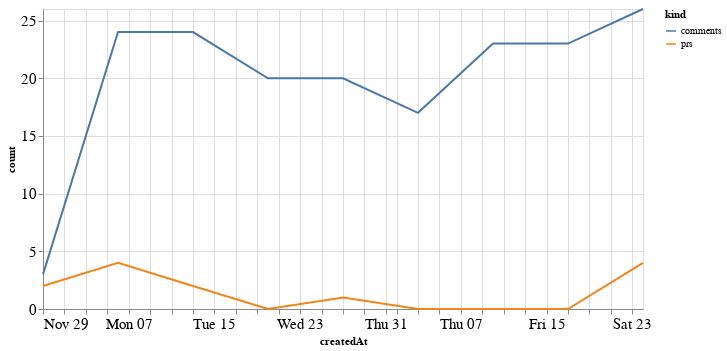

This figure's notebook cell:
### Code cell
alt.Chart(total_time, width=600).mark_line().encode(
    x='createdAt',
    y='count',
    color='kind'
)

### Figure 1 — Vega-Lite specification as saved in the notebook (floating-point values rounded to 4 significant figures)
{"config": {"axisLeft": {"labelFontSize": 15}, "axisBottom": {"labelFontSize": 15}}, "data": {"name": "data-c154631ae26e70643fc4542603a8a1a4"}, "mark": "line", "encoding": {"color": {"type": "nominal", "field": "kind"}, "x": {"type": "temporal", "field": "createdAt"}, "y": {"type": "quantitative", "field": "count"}}, "width": 600, "$schema": "https://vega.github.io/schema/vega-lite/v4.8.1.json", "datasets": {"data-c154631ae26e70643fc4542603a8a1a4": [{"createdAt": "2020-11-29T00:00:00", "kind": "prs", "count": 2}, {"createdAt": "2020-12-06T00:00:00", "kind": "prs", "count": 4}, {"createdAt": "2020-12-13T00:00:00", "kind": "prs", "count": 2}, {"createdAt": "2020-12-20T00:00:00", "kind": "prs", "count": 0}, {"createdAt": "2020-12-27T00:00:00", "kind": "prs", "count": 1}, {"createdAt": "2021-01-03T00:00:00", "kind": "prs", "count": 0}, {"createdAt": "2021-01-10T00:00:00", "kind": "prs", "count": 0}, {"createdAt": "2021-01-17T00:00:00", "kind": "prs", "count": 0}, {"createdAt": "2021-01-24T00:00:00", "kind": "prs", "count": 4}, {"createdAt": "2020-11-29T00:00:00", "kind": "comments", "count": 3}, {"createdAt": "2020-12-06T00:00:00", "kind": "comments", "count": 24}, {"createdAt": "2020-12-13T00:00:00", "kind": "comments", "count": 24}, {"createdAt": "2020-12-20T00:00:00", "kind": "comments", "count": 20}, {"createdAt": "2020-12-27T00:00:00", "kind": "comments", "count": 20}, {"createdAt": "2021-01-03T00:00:00", "kind": "comments", "count": 17}, {"createdAt": "2021-01-10T00:00:00", "kind": "comments", "count": 23}, {"createdAt": "2021-01-17T00:00:00", "kind": "comments", "count": 23}, {"createdAt": "2021-01-24T00:00:00", "kind": "comments", "count": 26}]}}
